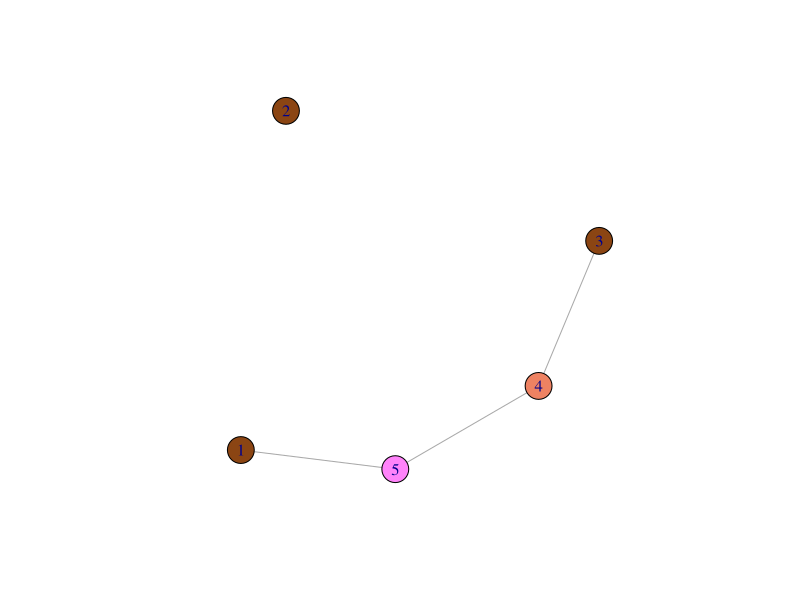

The R source for this figure:
library(igraph)

set.seed(1022)
colors = sample(colors()) #randomize the colors array

g <-graph_from_atlas(sample(0:1252, 1))   #random graph from a graph library
vcolor <- rep(NA, length(V(g)))  #vertex colors

ordering <- sample(1:length(V(g))) #this will be our ordering for the vertices


for(vertex in ordering) {
  colorIndex = 1;
  while(is.na(vcolor[vertex])) {
    flag = TRUE
    color = colors[colorIndex]
    for(index in 1:length(V(g))){
      if(g[vertex][index] == 1 && !is.na(vcolor[index])){
        if(vcolor[index] == color) {
          flag = FALSE
          colorIndex = colorIndex + 1
          break
        }
      }
    }
    if(flag){
      vcolor[vertex] = color
    }
  }
}

plot(g, vertex.color = vcolor)
